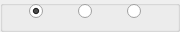
          <widget class="QGroupBox" name="groupBox_7">
           <property name="sizePolicy">
            <sizepolicy hsizetype="Minimum" vsizetype="Ignored">
             <horstretch>0</horstretch>
             <verstretch>0</verstretch>
            </sizepolicy>
           </property>
           <property name="title">
            <string/>
           </property>
           <property name="flat">
            <bool>false</bool>
           </property>
           <widget class="QWidget" name="horizontalLayoutWidget_8">
            <property name="geometry">
             <rect>
              <x>0</x>
              <y>0</y>
              <width>171</width>
              <height>23</height>
             </rect>
            </property>
            <layout class="QHBoxLayout" name="horizontalLayout_10">
             <item>
              <widget class="QRadioButton" name="radioButtonSide3Unknown">
               <property name="sizePolicy">
                <sizepolicy hsizetype="Maximum" vsizetype="Fixed">
                 <horstretch>0</horstretch>
                 <verstretch>0</verstretch>
                </sizepolicy>
               </property>
               <property name="text">
                <string/>
               </property>
               <property name="checked">
                <bool>true</bool>
               </property>
              </widget>
             </item>
             <item>
              <widget class="QRadioButton" name="radioButtonSide3Have">
               <property name="sizePolicy">
                <sizepolicy hsizetype="Maximum" vsizetype="Fixed">
                 <horstretch>0</horstretch>
                 <verstretch>0</verstretch>
                </sizepolicy>
               </property>
               <property name="text">
                <string/>
               </property>
              </widget>
             </item>
             <item>
              <widget class="QRadioButton" name="radioButtonSide3Find">
               <property name="sizePolicy">
                <sizepolicy hsizetype="Maximum" vsizetype="Fixed">
                 <horstretch>0</horstretch>
                 <verstretch>0</verstretch>
                </sizepolicy>
               </property>
               <property name="text">
                <string/>
               </property>
              </widget>
             </item>
            </layout>
           </widget>
          </widget>
